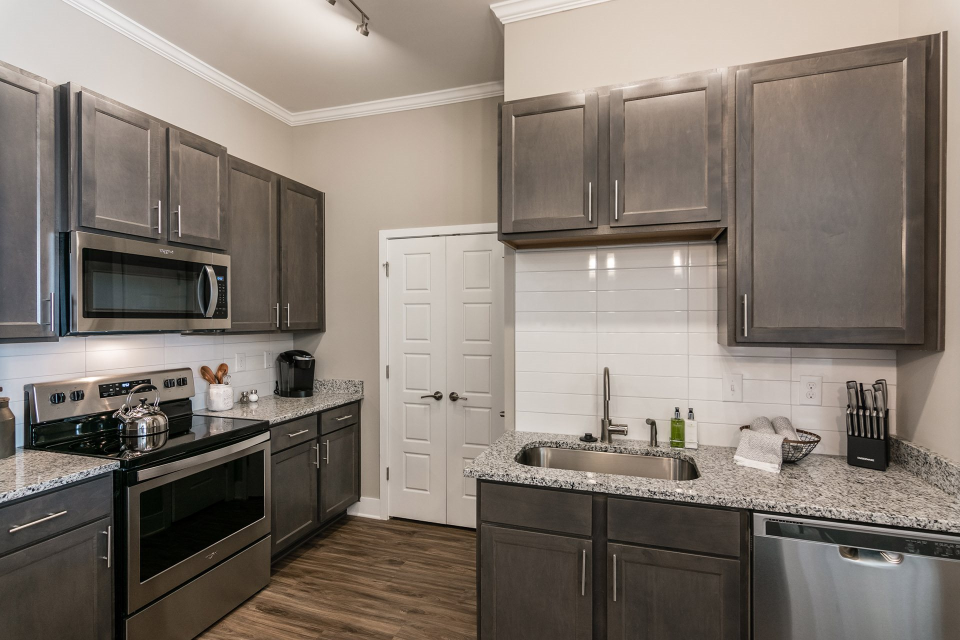
#> input picture img/kitchen.jpg, 1920 x 1280 px (shown at 1/2 size)
$ jupyter execute --allow-errors Object_Detection_Batch_Processing.ipynb
#> lines starting #> are read from the running program, lines starting #| are printed output that depends on the picture
#> further down, img is the input picture: shape (1280, 1920, 3); mean B, G, R 114.3, 123.2, 132.8
#> `img = cv2.resize(img, None, fx=0.6, fy=0.6)`:
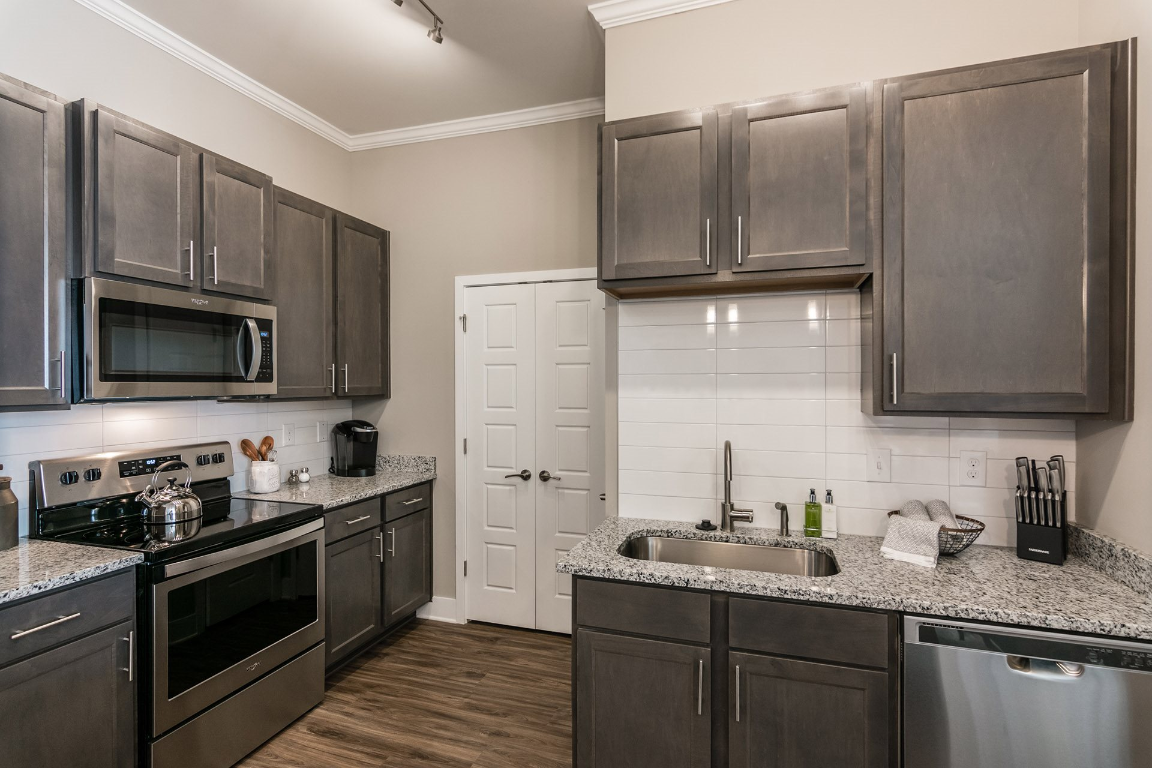
#> img: shape (768, 1152, 3); mean B, G, R 114.2, 123.1, 132.7
## Picture Processing and Object Detection

[cell 1]
import cv2
import numpy as np
import pandas as pd

#> (a cell that did not finish here is left out)

### Demo batch processing

[cell 3]
imgs=["img/kitchen.jpg",
      "img/bathroom.jpg",
      "img/apple-pizza.jpg",
      "img/people1.png",
      "img/people2.png"]

[cell 4]
photos=[]
labels=[]
#> (the rest of this cell did not finish here and is left out)


$ run again, with img/dining.jpg copied over img/kitchen.jpg
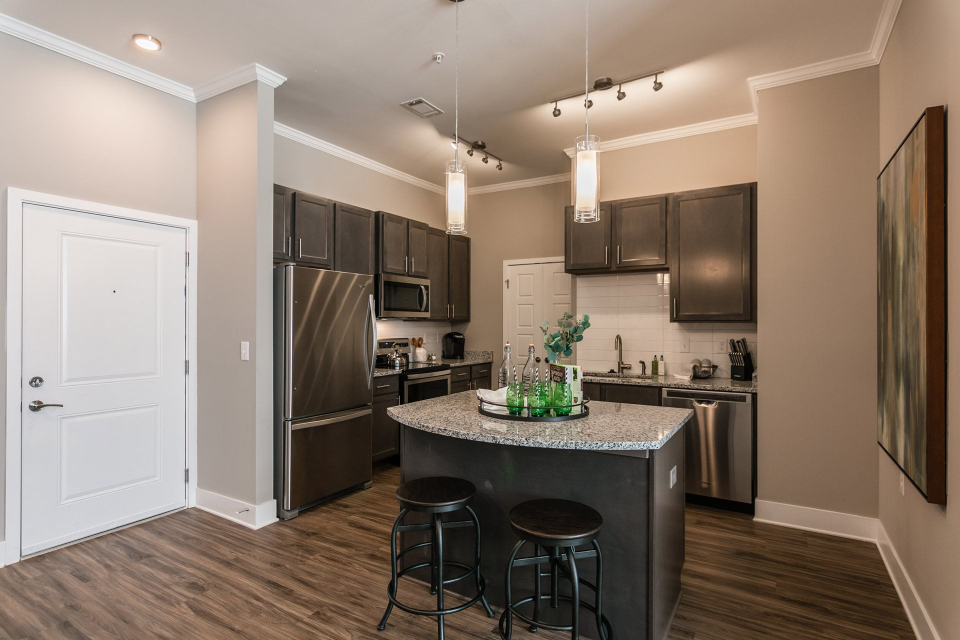
#> input picture img/dining.jpg, 1920 x 1280 px (shown at 1/2 size)
#> img is the input picture: shape (1280, 1920, 3); mean B, G, R 111.4, 125.2, 141.3
#> `img = cv2.resize(img, None, fx=0.6, fy=0.6)`:
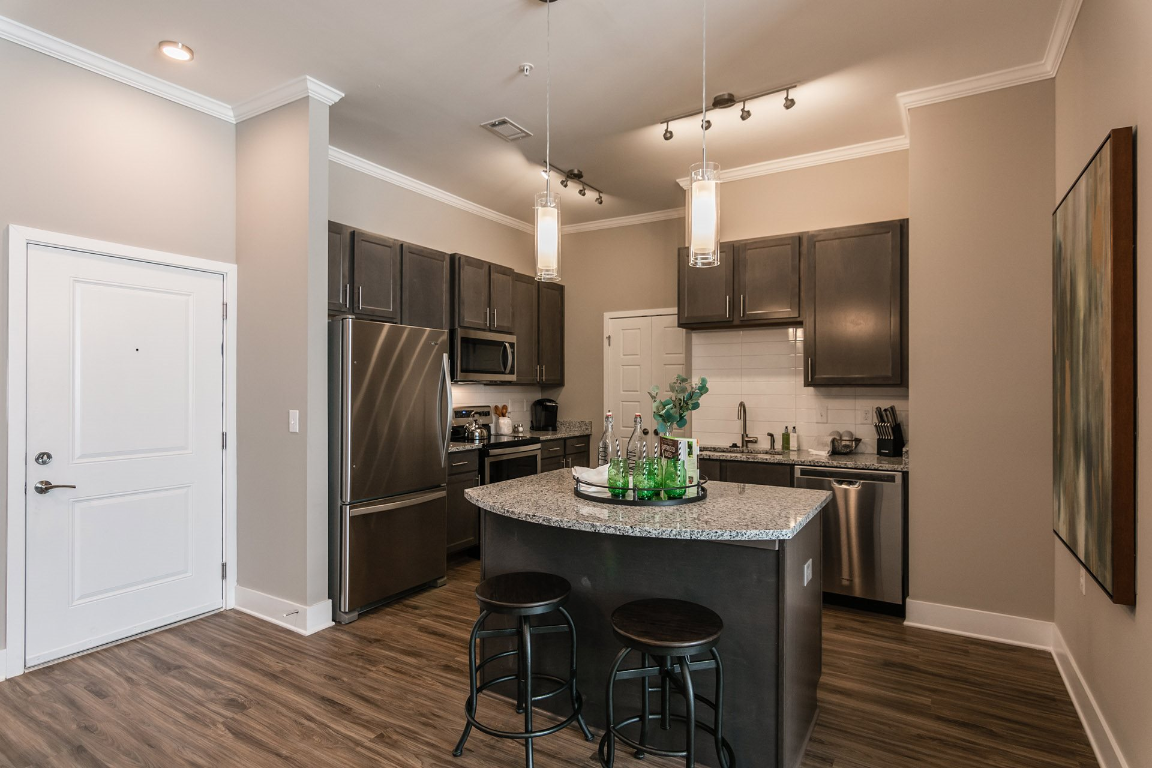
#> img: shape (768, 1152, 3); mean B, G, R 111.3, 125.1, 141.2
